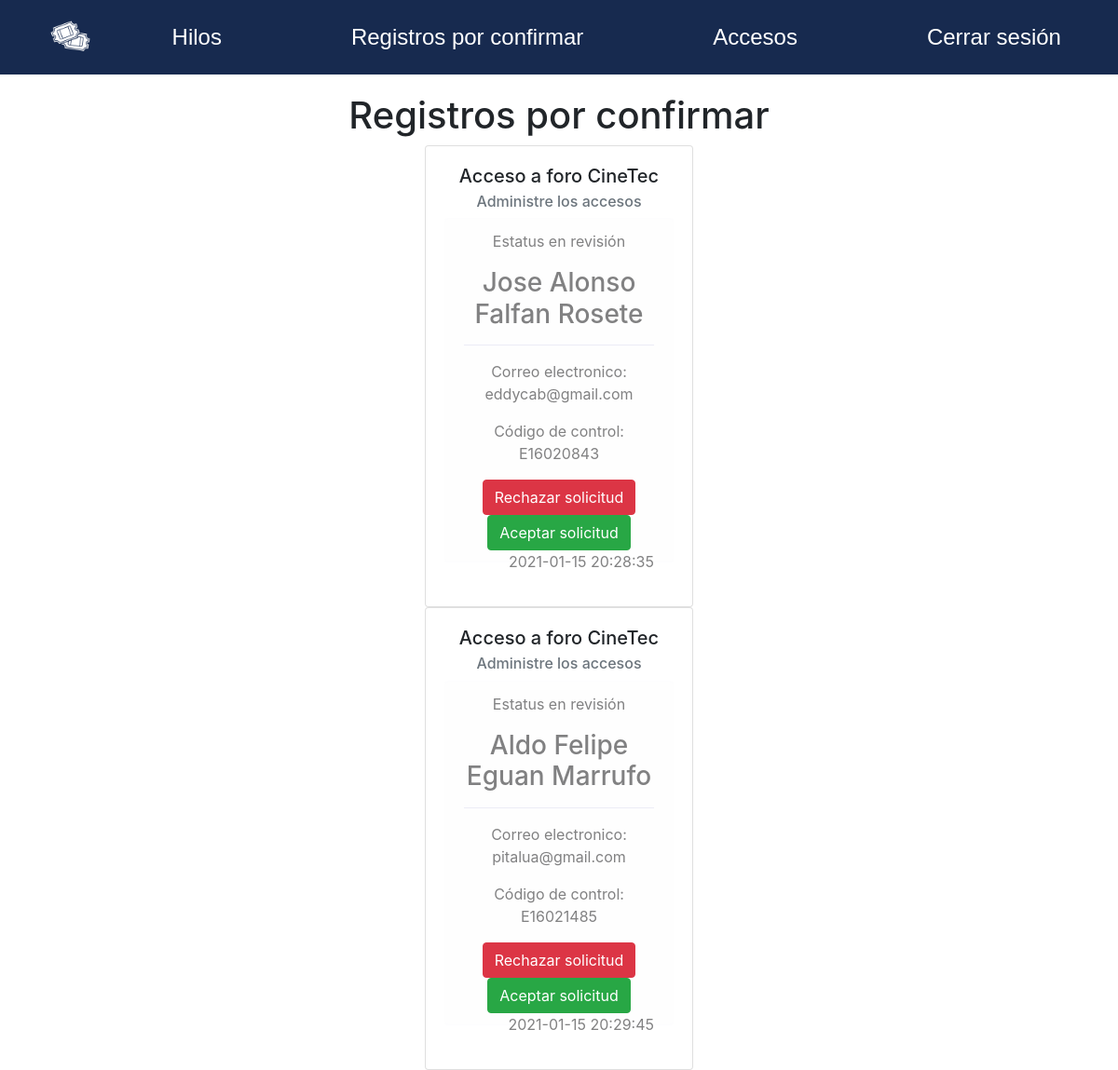
The app's page /administrador/peticiones.php with its own data.
### tables this page shows
CREATE TABLE `solicitudes` (
  `id_solicitud` int(11) NOT NULL,
  `datetime` timestamp NOT NULL DEFAULT current_timestamp() ON UPDATE current_timestamp(),
  `idusuario` varchar(9) NOT NULL
);

CREATE TABLE `usuarios` (
  `numcontrol` varchar(9) NOT NULL,
  `nombres` varchar(30) NOT NULL,
  `apellidos` varchar(60) NOT NULL,
  `correo` varchar(100) NOT NULL,
  `clave` varchar(50) NOT NULL,
  `estatus` tinyint(1) NOT NULL
);

### administrador/peticiones.php (the view, shortened to what this page needs)
<?php
    include_once "includes/header.php";
    include_once "menu.php";
?>
<div class="container mt-5">
<div class="row justify-content-center">
</div>
</div>
<div class="container mt-5">
<h1 align=center>Registros por confirmar</h1>
<?php
    include "conexion.php";
    $query = mysqli_query($conn,"SELECT u.numcontrol, u.nombres ,u.apellidos, u.correo ,s.datetime ,u.numcontrol FROM solicitudes AS s INNER JOIN usuarios AS u ON u.numcontrol = s.idusuario WHERE u.estatus = false");
    $result = mysqli_num_rows($query);
    if($result > 0){
        while($data = mysqli_fetch_array($query)){
        ?>
<center>
    <div class="card text-center" style="width: 18rem;">
       <div class="card-body">
       <h5 class="card-title">Acceso a foro CineTec</h5>
       <h6 class="card-subtitle mb-2 text-muted">Administre los accesos</h6>
        <div class="alert alert-light" role="alert">
            <p class="float-bottom"><span>Estatus en revisión</span></p>
            <p class="h3"><?php echo $data['nombres']?> <?php echo $data['apellidos']?></p>
            <hr>
            <p>Correo electronico: <?php echo $data['correo']?></p>
            <p>Código de control: <?php echo $data['numcontrol']?></p>
        <div class="">
        <a class="btn btn-danger" href="rechazar.php?id=<?php echo $data['numcontrol']; ?>"role="button">Rechazar solicitud</a>
        <a class="btn btn-success" href="aceptado.php?id=<?php echo $data['numcontrol']; ?>"role="button">Aceptar solicitud</a>
        <p class="float-right"><?php echo $data['datetime']?> </p>
    </div>
    </div>
</div>
</center>
    <?php
        }
    }
?>
</div>
<?php
include_once "includes/footer.php";

### records on screen
solicitudes: idusuario.nombres "Jose Alonso", idusuario.apellidos "Falfan Rosete", idusuario.correo "eddycab@gmail.com", idusuario.numcontrol "E16020843", datetime "2021-01-15 20:28:35"
solicitudes: idusuario.nombres "Aldo Felipe", idusuario.apellidos "Eguan Marrufo", idusuario.correo "pitalua@gmail.com", idusuario.numcontrol "E16021485", datetime "2021-01-15 20:29:45"
